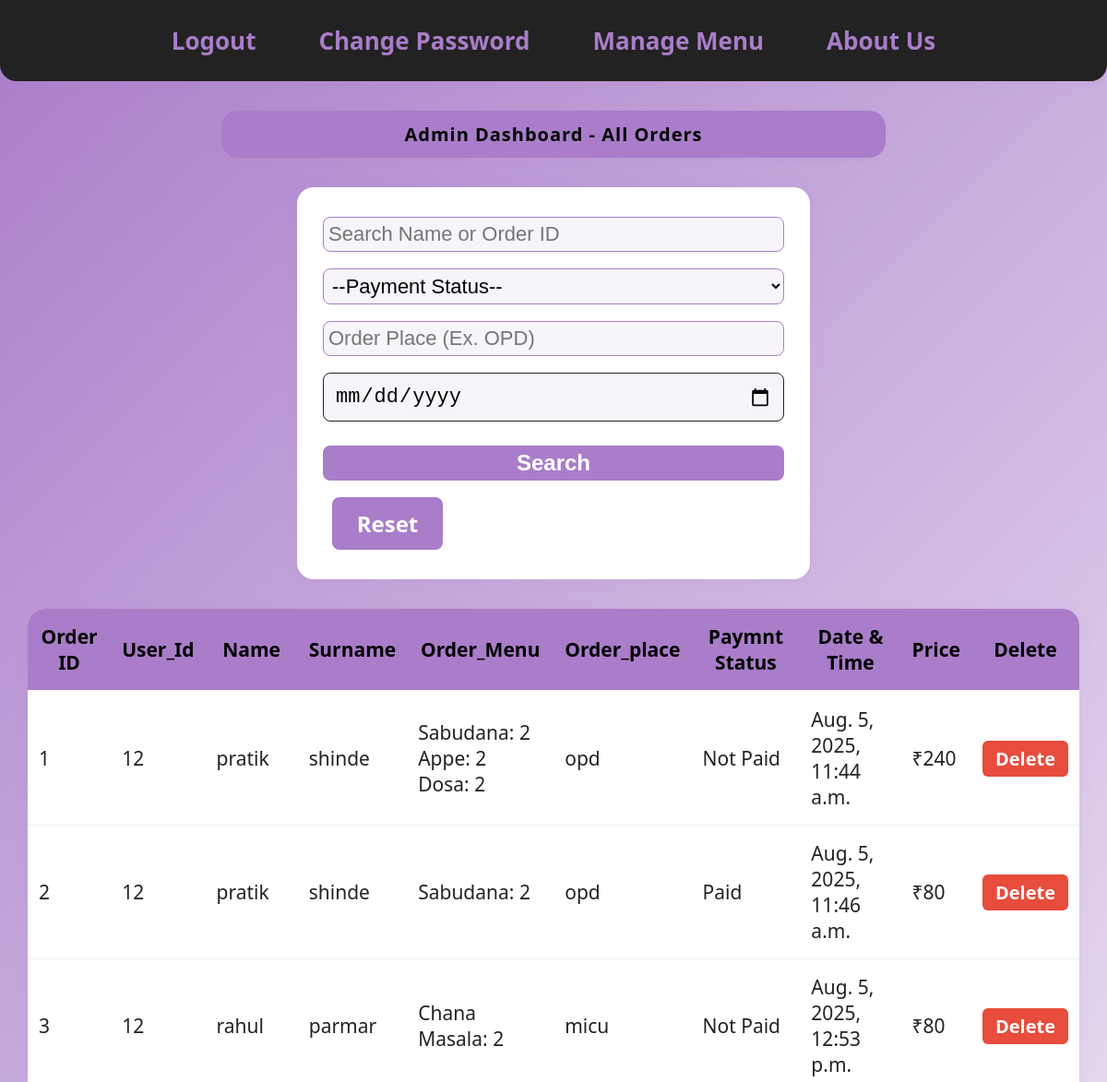
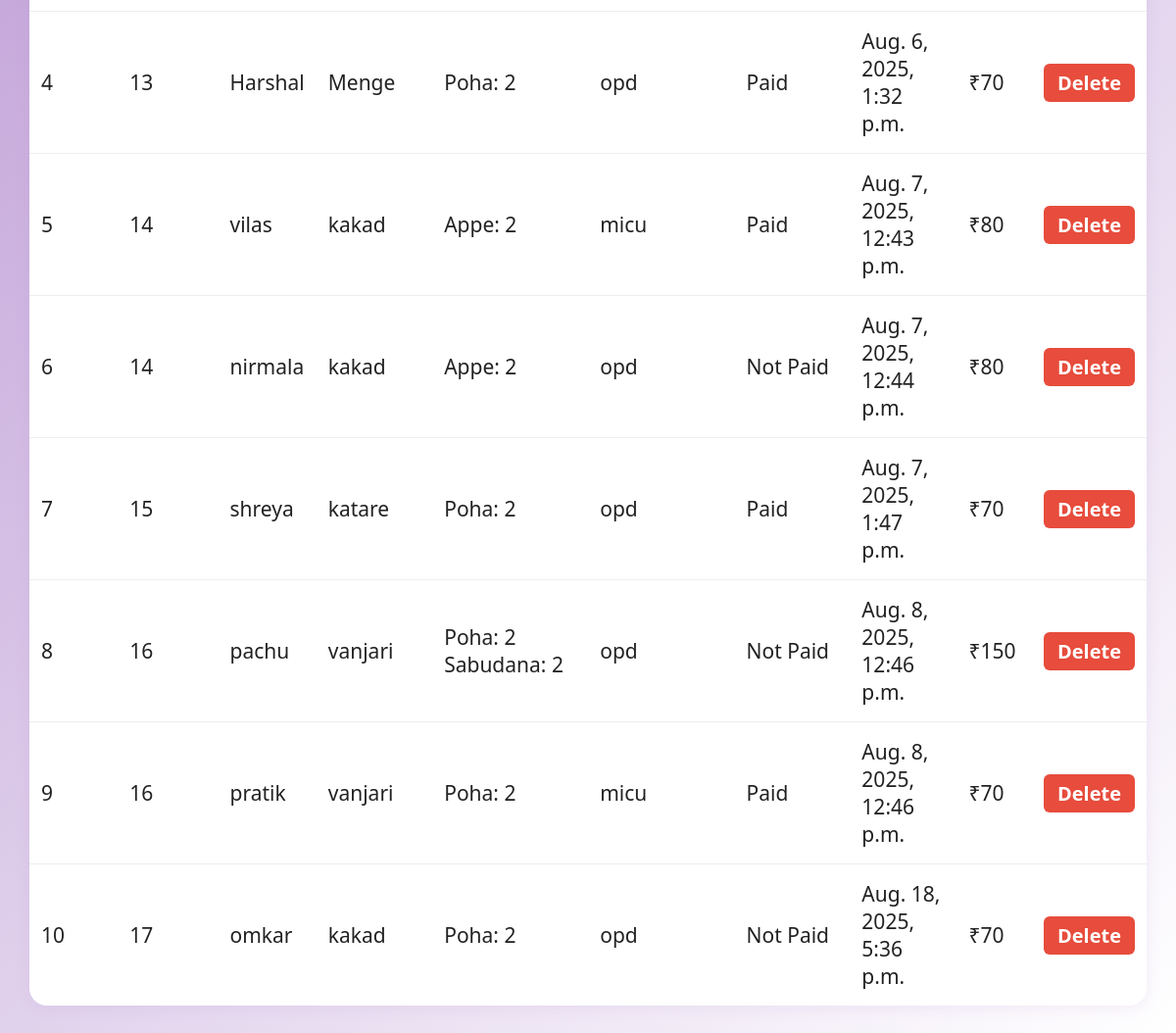
The app's page /admindashboard (signed in) with its own data (2 pictures, top to bottom).
### messapp/models.py (models this page shows, shortened)
class OrderModel(models.Model):
    order_id = models.PositiveIntegerField(unique=True, editable=False, null=True, blank=True)
    user = models.ForeignKey(User, on_delete=models.CASCADE, null=True, blank=True)
    name = models.CharField(max_length=100)
    surname = models.CharField(max_length=100)
    MENU_CHOICES = [
        ('Poha', 'Poha'),
        ('Sabudana', 'Sabudana'),
        ('Appe', 'Appe'),
        ('Dosa', 'Dosa'),
        ('Yellow Dhokla', 'Yellow Dhokla'),
        ('White Dhokla', 'White Dhokla'),
        ('Methi Thepla', 'Methi Thepla'),
        ('Idli', 'Idli'),
        ('kothambir wadi', 'kothambir wadi'),
        ('Chana Masala', 'Chana Masala'),
        ('Jalebi', 'Jalebi'),
        ('Egg', 'Egg'),
    ]
    order_menu = models.TextField()
    order_place = models.CharField(max_length=100)
    PAID_CHOICES = [
        ('Paid', 'Paid'),
        ('Not Paid', 'Not Paid'),
    ]
    is_paid = models.CharField(max_length=10, choices=PAID_CHOICES)
    order_time = models.DateTimeField(default=timezone.now)
    def order_menu_list(self):
        try:
            return json.loads(self.order_menu).items()
        except:
            return []

### messapp/views.py (the view)
# urls.py: path("admindashboard",admindashboard,name="admindashboard"),
def admindashboard(request):
    if not request.user.is_authenticated or not request.user.is_staff:
        return redirect('adminlogin')
    MENU_PRICES = {
        'Poha': 35,
        'Sabudana': 40,
        'Appe': 40,
        'Dosa': 40,
        'Yellow Dhokla': 40,
        'White Dhokla': 40,
        'Methi Thepla': 45,
        'Idli': 40,
        'kothambir wadi': 40,
        'Chana Masala': 40,
        'Jalebi': 40,
	'Egg':15,
    }
    query = request.GET.get("q", "")
    payment_filter = request.GET.get("payment", "")
    place_filter = request.GET.get("place", "")
    date_filter = request.GET.get("date", "")
    orders = OrderModel.objects.all()
    if query:
        orders = orders.filter(
            Q(name__icontains=query) |
            Q(surname__icontains=query)
        )
    if payment_filter:
        orders = orders.filter(is_paid=payment_filter)
    if place_filter:
        orders = orders.filter(order_place__icontains=place_filter)
    if date_filter:
        try:
            parsed_date = datetime.strptime(date_filter, "%Y-%m-%d").date()
            orders = orders.filter(order_time__date=parsed_date)
        except ValueError:
            pass
    orders = orders.order_by('order_time')
    for order in orders:
        try:
            menu_dict = json.loads(order.order_menu)
        except:
            menu_dict = {}
        total = 0
        for item, qty in menu_dict.items():
            total += MENU_PRICES.get(item, 0) * qty
        order.total_price = total
    return render(request, "admindashboard.html", {
        'orders': orders,
        'q': query,
        'payment': payment_filter,
        'place': place_filter,
        'date': date_filter
    })

### messapp/templates/admindashboard.html (shortened to what this page needs)
<!DOCTYPE html>
<html>
<head>
</head>
<body>
<center>
<div class="nav">
	{%  if user.is_authenticated  %}
	<a href="{%   url  'adminlogout'   %}"> Logout </a>
	<a href="{%   url  'admincp'   %}"> Change Password </a>
	<a href="{%   url  'manage_menu'   %}"> Manage Menu </a>
	<a href="{% url 'aboutus' %}">About Us</a>
	{% else  %}
	<a href="{%   url  'adminlogin'   %}"> Admin Login </a>
	<a href="{% url 'aboutus' %}">About Us</a>
	{%  endif%}
</div>
    <h2 style="text-align:center;color:black">Admin Dashboard - All Orders</h2>
<form method="get" style="text-align:center; margin-bottom: 20px;">
    <input type="text" name="q" placeholder="Search Name or Order ID" value="{{ q }}" style="padding: 5px;">
    <select name="payment" style="padding: 5px;">
        <option value="">--Payment Status--</option>
    </select>
    <input type="text" name="place" placeholder="Order Place (Ex. OPD)" value="{{ place }}" style="padding: 5px;">
    <input type="date" name="date" value="{{ date }}">
    <button type="submit" style="padding: 5px 10px;">Search</button>
    <a href="{% url 'admindashboard' %}" class="reset-link" style="margin-left:10px; color:white;">Reset</a>
</form>
    <table>
        <thead>
            <tr>
                <th style="text-align:center;color:black">Order ID</th>
		<th style="text-align:center;color:black">User_Id</th>
                <th style="text-align:center;color:black">Name</th>
                <th style="text-align:center;color:black">Surname</th>
                <th style="text-align:center;color:black">Order_Menu</th>
                <th style="text-align:center;color:black">Order_place</th>
                <th style="text-align:center;color:black">Paymnt Status</th>
                <th style="text-align:center;color:black">Date & Time</th>
		<th style="text-align:center;color:black">Price</th>
		<th style="text-align:center;color:black">Delete</th>
            </tr>
        </thead>
        <tbody>
            {% for order in orders %}
                <tr>
                    <td>{{ order.order_id }}</td>
		    <td>{{ order.user_id }}</td>
                    <td>{{ order.name }}</td>
                    <td>{{ order.surname }}</td>
                    <td>
    {% for item, qty in order.order_menu_list %}
        {{ item }}: {{ qty }}<br>
    {% endfor %}
                    </td>
                    <td>{{ order.order_place }}</td>
                    <td>{{ order.is_paid}}</td>
                    <td>{{ order.order_time }}</td>
		    <td>₹{{ order.total_price }}</td>
<td>
    <a href="{% url 'delete_order' order.order_id %}" class="delete-link" onclick="return confirm('Are you sure you want to delete this order?');">Delete</a>
</td>
                </tr>
            {% empty %}
                <tr><td colspan="9" style="text-align:center;">No orders placed yet.</td></tr>
            {% endfor %}
        </tbody>
    </table>
</center>
</body>
</html>

### messapp/templates/admindashboard.html (style rules this page uses)
* { font-size:20px; }
body { background: linear-gradient(135deg, #A97DC9 0%, #fff 100%); min-height: 100vh; margin: 0; font-family: 'Segoe UI', 'Roboto', 'Arial', sans-serif; color: #222; }
.nav { background: #222; padding: 18px 0; border-radius: 0 0 18px 18px; box-shadow: 0 2px 8px rgba(169, 125, 201, 0.15); display: flex; justify-content: center; gap: 32px; }
.nav a { color: #A97DC9; text-decoration: none; font-size: 1.3rem; font-weight: 600; padding: 8px 18px; border-radius: 8px; transition: background 0.2s, color 0.2s; }
h1, h2 { color: #222; font-weight: 700; letter-spacing: 1px; margin-top: 32px; margin-bottom: 18px; text-align: center; }
h2 { background: #A97DC9; color: #fff; border-radius: 18px; padding: 12px 0; width: 60%; margin: 32px auto 18px auto; box-shadow: 0 2px 8px rgba(169, 125, 201, 0.12); }
form { background: #fff; padding: 32px 28px; border-radius: 18px; box-shadow: 0 2px 16px rgba(169, 125, 201, 0.13); max-width: 500px; margin: 32px auto; display: flex; flex-direction: column; gap: 18px; }
input[type="text"], input[type="date"], input[type="email"], input[type="password"], textarea, select { border: 1.5px solid #A97DC9; border-radius: 8px; padding: 12px; font-size: 1.1rem; background: #f7f4fa; transition: border 0.2s; outline: none; }
input[type="text"]:focus, input[type="date"] ,input[type="email"]:focus, input[type="password"]:focus, textarea:focus, select:focus { border-color: #222; }
button, input[type="submit"] { background: #A97DC9; color: #fff; font-size: 1.2rem; font-weight: 600; border: none; border-radius: 8px; padding: 12px 0; cursor: pointer; transition: background 0.2s; margin-top: 8px; }
table { width: 95%; margin: 32px auto; border-collapse: collapse; background: #fff; border-radius: 18px; box-shadow: 0 2px 16px rgba(169, 125, 201, 0.13); overflow: hidden; }
th, td { padding: 16px 12px; border-bottom: 1px solid #eee; text-align: left; font-size: 1.05rem; }
th { background: #A97DC9; color: #fff; font-weight: 600; border-bottom: 2px solid #fff; }
tr:last-child td { border-bottom: none; }
a.delete-link { color: #fff; background: #e74c3c; padding: 6px 14px; border-radius: 6px; text-decoration: none; font-weight: 600; transition: background 0.2s; }
.reset-link { background: #A97DC9; color: #fff; font-size: 1.2rem; font-weight: 600; border: none; border-radius: 8px; padding: 12px 0; cursor: pointer; transition: background 0.2s, color 0.2s; margin-left: 10px; width: 120px; display: inline-block; text-align: center; text-decoration: none; }

### records on screen
OrderModel: order_id "1", user_id "12", name "pratik", surname "shinde", order_menu_list "Sabudana" "Appe" "Dosa", order_menu_list "2" "2" "2", order_place "opd", is_paid "Not Paid", order_time "Aug. 5, 2025, 11:44 a.m.", total_price "240"
OrderModel: order_id "2", user_id "12", name "pratik", surname "shinde", order_menu_list "Sabudana", order_menu_list "2", order_place "opd", is_paid "Paid", order_time "Aug. 5, 2025, 11:46 a.m.", total_price "80"
OrderModel: order_id "3", user_id "12", name "rahul", surname "parmar", order_menu_list "Chana Masala", order_menu_list "2", order_place "micu", is_paid "Not Paid", order_time "Aug. 5, 2025, 12:53 p.m.", total_price "80"
OrderModel: order_id "4", user_id "13", name "Harshal", surname "Menge", order_menu_list "Poha", order_menu_list "2", order_place "opd", is_paid "Paid", order_time "Aug. 6, 2025, 1:32 p.m.", total_price "70"
OrderModel: order_id "5", user_id "14", name "vilas", surname "kakad", order_menu_list "Appe", order_menu_list "2", order_place "micu", is_paid "Paid", order_time "Aug. 7, 2025, 12:43 p.m.", total_price "80"
OrderModel: order_id "6", user_id "14", name "nirmala", surname "kakad", order_menu_list "Appe", order_menu_list "2", order_place "opd", is_paid "Not Paid", order_time "Aug. 7, 2025, 12:44 p.m.", total_price "80"
OrderModel: order_id "7", user_id "15", name "shreya", surname "katare", order_menu_list "Poha", order_menu_list "2", order_place "opd", is_paid "Paid", order_time "Aug. 7, 2025, 1:47 p.m.", total_price "70"
OrderModel: order_id "8", user_id "16", name "pachu", surname "vanjari", order_menu_list "Poha" "Sabudana", order_menu_list "2" "2", order_place "opd", is_paid "Not Paid", order_time "Aug. 8, 2025, 12:46 p.m.", total_price "150"
OrderModel: order_id "9", user_id "16", name "pratik", surname "vanjari", order_menu_list "Poha", order_menu_list "2", order_place "micu", is_paid "Paid", order_time "Aug. 8, 2025, 12:46 p.m.", total_price "70"
OrderModel: order_id "10", user_id "17", name "omkar", surname "kakad", order_menu_list "Poha", order_menu_list "2", order_place "opd", is_paid "Not Paid", order_time "Aug. 18, 2025, 5:36 p.m.", total_price "70"
